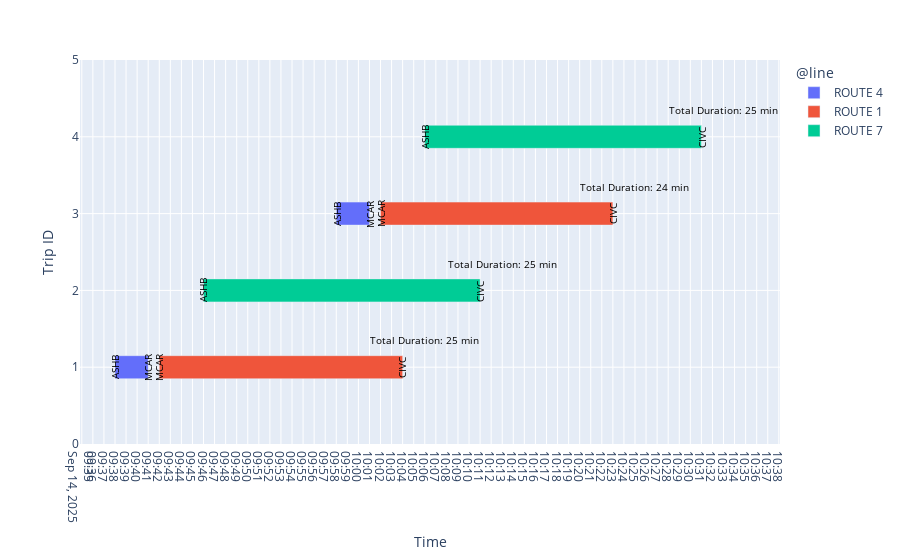

Write notebook code for a chart like this one.
### Code cell
import plotly.express as px

# timeline
fig = px.timeline(
    legs_df,
    x_start='@origTimeMin',
    x_end='@destTimeMin',
    y='trip_id',
    color='@line',
    hover_data=['@origin', '@destination', 'duration_min']
)

# bar thickness
fig.update_traces(width=0.3)

for i, row in legs_df.iterrows():
    # origin label
    fig.add_annotation(
        x=row['@origTimeMin'],
        y=row['trip_id'],
        text=row['@origin'],
        showarrow=False,
        xanchor='center',
        yanchor='middle',
        textangle=-90,
        font=dict(size=10, color="black")
    )
    # destination label
    fig.add_annotation(
        x=row['@destTimeMin'],
        y=row['trip_id'],
        text=row['@destination'],
        showarrow=False,
        xanchor='center',
        yanchor='middle',
        textangle=-90,
        font=dict(size=10, color="black")
    )

# total duration label
for trip_id, total_duration in legs_df.groupby('trip_id')['total_duration'].first().items():
    
    end_time = legs_df.loc[legs_df['trip_id'] == trip_id, '@destTimeMin'].max()
    
    fig.add_annotation(
        x=end_time + pd.Timedelta(minutes=2),
        y=trip_id + 0.35,
        text=f"Total Duration: {total_duration:.0f} min",
        showarrow=False,
        font=dict(size=10, color="black"),
        align="left"
    )

# gridlines
fig.update_xaxes(
    title='Time',
    showgrid=True,
    dtick=1*60*1000
)
fig.update_yaxes(title='Trip ID', showgrid=True)

fig.show()

### Figure 1 — Plotly figure (JSON) as saved in the notebook; plotly's stock layout.template omitted (floating-point values rounded to 4 significant figures)
{"data": [{"base": ["2025-09-14T09:38:00.000000000", "2025-09-14T09:58:00.000000000"], "customdata": [["ASHB", "MCAR", 3], ["ASHB", "MCAR", 3]], "hovertemplate": "@line=ROUTE 4<br>@origTimeMin=%{base}<br>@destTimeMin=%{x}<br>trip_id=%{y}<br>@origin=%{customdata[0]}<br>@destination=%{customdata[1]}<br>duration_min=%{customdata[2]}<extra></extra>", "legendgroup": "ROUTE 4", "marker": {"color": "#636efa", "pattern": {"shape": ""}}, "name": "ROUTE 4", "orientation": "h", "showlegend": true, "textposition": "auto", "type": "bar", "width": 0.3, "x": [180000, 180000], "xaxis": "x", "y": [1, 3], "yaxis": "y"}, {"base": ["2025-09-14T09:42:00.000000000", "2025-09-14T10:02:00.000000000"], "customdata": [["MCAR", "CIVC", 22], ["MCAR", "CIVC", 21]], "hovertemplate": "@line=ROUTE 1<br>@origTimeMin=%{base}<br>@destTimeMin=%{x}<br>trip_id=%{y}<br>@origin=%{customdata[0]}<br>@destination=%{customdata[1]}<br>duration_min=%{customdata[2]}<extra></extra>", "legendgroup": "ROUTE 1", "marker": {"color": "#EF553B", "pattern": {"shape": ""}}, "name": "ROUTE 1", "orientation": "h", "showlegend": true, "textposition": "auto", "type": "bar", "width": 0.3, "x": [1320000, 1260000], "xaxis": "x", "y": [1, 3], "yaxis": "y"}, {"base": ["2025-09-14T09:46:00.000000000", "2025-09-14T10:06:00.000000000"], "customdata": [["ASHB", "CIVC", 25], ["ASHB", "CIVC", 25]], "hovertemplate": "@line=ROUTE 7<br>@origTimeMin=%{base}<br>@destTimeMin=%{x}<br>trip_id=%{y}<br>@origin=%{customdata[0]}<br>@destination=%{customdata[1]}<br>duration_min=%{customdata[2]}<extra></extra>", "legendgroup": "ROUTE 7", "marker": {"color": "#00cc96", "pattern": {"shape": ""}}, "name": "ROUTE 7", "orientation": "h", "showlegend": true, "textposition": "auto", "type": "bar", "width": 0.3, "x": [1500000, 1500000], "xaxis": "x", "y": [2, 4], "yaxis": "y"}], "layout": {"annotations": [{"font": {"color": "black", "size": 10}, "showarrow": false, "text": "ASHB", "textangle": -90, "x": "2025-09-14T09:38:00", "xanchor": "center", "y": 1, "yanchor": "middle"}, {"font": {"color": "black", "size": 10}, "showarrow": false, "text": "MCAR", "textangle": -90, "x": "2025-09-14T09:41:00", "xanchor": "center", "y": 1, "yanchor": "middle"}, {"font": {"color": "black", "size": 10}, "showarrow": false, "text": "MCAR", "textangle": -90, "x": "2025-09-14T09:42:00", "xanchor": "center", "y": 1, "yanchor": "middle"}, {"font": {"color": "black", "size": 10}, "showarrow": false, "text": "CIVC", "textangle": -90, "x": "2025-09-14T10:04:00", "xanchor": "center", "y": 1, "yanchor": "middle"}, {"font": {"color": "black", "size": 10}, "showarrow": false, "text": "ASHB", "textangle": -90, "x": "2025-09-14T09:46:00", "xanchor": "center", "y": 2, "yanchor": "middle"}, {"font": {"color": "black", "size": 10}, "showarrow": false, "text": "CIVC", "textangle": -90, "x": "2025-09-14T10:11:00", "xanchor": "center", "y": 2, "yanchor": "middle"}, {"font": {"color": "black", "size": 10}, "showarrow": false, "text": "ASHB", "textangle": -90, "x": "2025-09-14T09:58:00", "xanchor": "center", "y": 3, "yanchor": "middle"}, {"font": {"color": "black", "size": 10}, "showarrow": false, "text": "MCAR", "textangle": -90, "x": "2025-09-14T10:01:00", "xanchor": "center", "y": 3, "yanchor": "middle"}, {"font": {"color": "black", "size": 10}, "showarrow": false, "text": "MCAR", "textangle": -90, "x": "2025-09-14T10:02:00", "xanchor": "center", "y": 3, "yanchor": "middle"}, {"font": {"color": "black", "size": 10}, "showarrow": false, "text": "CIVC", "textangle": -90, "x": "2025-09-14T10:23:00", "xanchor": "center", "y": 3, "yanchor": "middle"}, {"font": {"color": "black", "size": 10}, "showarrow": false, "text": "ASHB", "textangle": -90, "x": "2025-09-14T10:06:00", "xanchor": "center", "y": 4, "yanchor": "middle"}, {"font": {"color": "black", "size": 10}, "showarrow": false, "text": "CIVC", "textangle": -90, "x": "2025-09-14T10:31:00", "xanchor": "center", "y": 4, "yanchor": "middle"}, {"align": "left", "font": {"color": "black", "size": 10}, "showarrow": false, "text": "Total Duration: 25 min", "x": "2025-09-14T10:06:00", "y": 1.35}, {"align": "left", "font": {"color": "black", "size": 10}, "showarrow": false, "text": "Total Duration: 25 min", "x": "2025-09-14T10:13:00", "y": 2.35}, {"align": "left", "font": {"color": "black", "size": 10}, "showarrow": false, "text": "Total Duration: 24 min", "x": "2025-09-14T10:25:00", "y": 3.35}, {"align": "left", "font": {"color": "black", "size": 10}, "showarrow": false, "text": "Total Duration: 25 min", "x": "2025-09-14T10:33:00", "y": 4.35}], "barmode": "overlay", "legend": {"title": {"text": "@line"}, "tracegroupgap": 0}, "margin": {"t": 60}, "xaxis": {"anchor": "y", "domain": [0, 1], "dtick": 60000, "showgrid": true, "title": {"text": "Time"}, "type": "date"}, "yaxis": {"anchor": "x", "domain": [0, 1], "showgrid": true, "title": {"text": "Trip ID"}}}}
